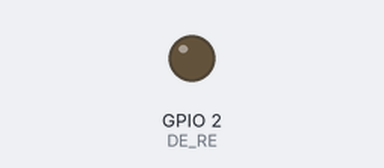
The sketch below on a simulated ESP32-C3. Shown: output pins drawn as LEDs (lit = HIGH). What the sketch prints to the serial monitor is not drawn.

Above: at 1.2 s.
Timing chart, 0 to 9.5 s (numbered marks = the images above):
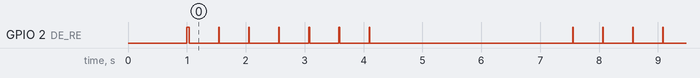

The sketch:

7en1Terminal.ino
```cpp
#include <Arduino.h>

// --- Pines del módulo HW-097 (RS485) en ESP32-C3 ---
#define RX_PIN 0  // Conectado a RO
#define TX_PIN 1  // Conectado a DI
#define DE_RE 2   // Conectado a DE y RE

// Usamos Serial1 por hardware en lugar de SoftwareSerial
#define mod Serial1

// Modbus RTU tramas de solicitud para sensor 7 en 1
const byte humed[] = { 0x01, 0x03, 0x00, 0x06, 0x00, 0x01, 0x64, 0x0B };
const byte tempe[] = { 0x01, 0x03, 0x00, 0x07, 0x00, 0x01, 0x35, 0xCB };
const byte condu[] = { 0x01, 0x03, 0x00, 0x08, 0x00, 0x01, 0x05, 0xC8 };
const byte pH[] = { 0x01, 0x03, 0x00, 0x09, 0x00, 0x01, 0x54, 0x08 };
const byte nitro[] = { 0x01, 0x03, 0x00, 0x04, 0x00, 0x01, 0xC5, 0xCB };
const byte phos[] = { 0x01, 0x03, 0x00, 0x05, 0x00, 0x01, 0x94, 0x0B };
const byte pota[] = { 0x01, 0x03, 0x00, 0x12, 0x00, 0x01, 0x24, 0x0F };

byte trama[7];  // Variable para lectura de trama de respuesta del sensor

// Función única y limpia para consultar cualquier parámetro Modbus
int leerParametro(const char* etiqueta, const byte* solicitud, size_t len) {
  // Limpiar cualquier basura previa en el buffer de recepción
  while (mod.available()) {
    mod.read();
  }

  // 1. MODO TRANSMISIÓN
  digitalWrite(DE_RE, HIGH);
  delay(10);

  Serial.print("TX-");
  Serial.print(etiqueta);
  Serial.print(": ");
  for (size_t i = 0; i < len; i++) {
    mod.write(solicitud[i]);
    Serial.print("0x");
    if (solicitud[i] < 16) Serial.print("0");
    Serial.print(solicitud[i], HEX);
    Serial.print(" ");
  }
  Serial.println();
  mod.flush();  // Espera a que terminen de salir todos los bytes

  // 2. MODO RECEPCIÓN
  digitalWrite(DE_RE, LOW);
  delay(200);

  // 3. LEER RESPUESTA
  memset(trama, 0, sizeof(trama));  // Reinicia el arreglo para evitar lecturas viejas
  Serial.print("RX-");
  Serial.print(etiqueta);
  Serial.print(": ");

  if (mod.available() >= 7) {
    for (int i = 0; i < 7; i++) {
      trama[i] = mod.read();
      if (trama[i] < 0x10) Serial.print("0");
      Serial.print(trama[i], HEX);
      Serial.print(" ");
    }
    Serial.println();

    int valor = (trama[3] << 8) | trama[4];
    return valor;
  } else {
    Serial.println("Sin respuesta o trama incompleta");
    return -1;  // Indica error de lectura
  }
}

void setup() {
  Serial.begin(9600);
  delay(1000);  // Pausa breve para estabilizar el puerto USB del ESP32-C3

  // Inicialización de Serial1 en los pines asignados
  mod.begin(9600, SERIAL_8N1, RX_PIN, TX_PIN);

  pinMode(DE_RE, OUTPUT);
  digitalWrite(DE_RE, LOW);

  Serial.println("--- Iniciando lectura Sensor 7 en 1 (ESP32-C3) ---");
}

void loop() {
  int val1H = leerParametro("Hum", humed, sizeof(humed));
  delay(300);
  int val2T = leerParametro("Temp", tempe, sizeof(tempe));
  delay(300);
  int val3C = leerParametro("Cond", condu, sizeof(condu));
  delay(300);
  int val4pH = leerParametro("pH", pH, sizeof(pH));
  delay(300);
  int val5N = leerParametro("Nit", nitro, sizeof(nitro));
  delay(300);
  int val6F = leerParametro("Phos", phos, sizeof(phos));
  delay(300);
  int val7P = leerParametro("Pot", pota, sizeof(pota));

  Serial.println("========================================");
  Serial.print("Humedad:       ");
  Serial.print(val1H / 10.0);
  Serial.println(" %RH");
  Serial.print("Temperatura:   ");
  Serial.print(val2T / 100.0);
  Serial.println(" C");
  Serial.print("Conductividad: ");
  Serial.print(val3C);
  Serial.println(" uS/cm");
  Serial.print("pH:            ");
  Serial.print(val4pH / 10.0);
  Serial.println();
  Serial.print("Nitrogeno:     ");
  Serial.print(val5N);
  Serial.println(" mg/kg");
  Serial.print("Fosforo:       ");
  Serial.print(val6F);
  Serial.println(" mg/kg");
  Serial.print("Potasio:       ");
  Serial.print(val7P);
  Serial.println(" mg/kg");
  Serial.println("========================================\n");

  delay(3000);  // Espera 3 segundos antes del siguiente ciclo
}
```

Measured:
- by itself, GPIO 2 (DE_RE): repeats every 6.5 s: 6 × (LOW 0.50 s, HIGH 0.01 s), LOW 3.4 s, HIGH 0.01 s
- by itself, everything shown: repeats every 6.5 s, in 14 steps
